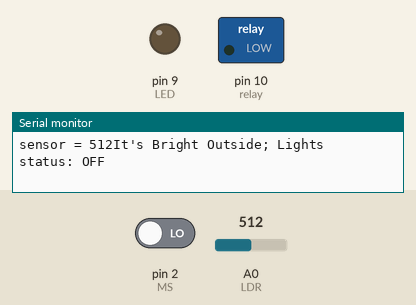
This sketch was run on a simulated Arduino Uno, built with avr-gcc and run on an emulated ATmega328P. Parts: switched loads named in the sketch (green lamp = pin HIGH), output pins drawn as LEDs (lit = HIGH), the last lines printed to the serial monitor. The inputs (shaded band) are chosen by the test bench; at power-on: A0 (LDR) = 512, pin 2 (MS) LOW.

Above: at 1.2 s.
1.3 s: A0 (LDR) set to 593
4.3 s: A0 (LDR) set to 616
At 5.1 s:
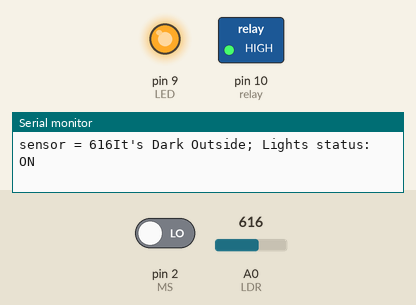
Timing chart, 0 to 7.3 s (numbered marks = the images above; inputs shaded):
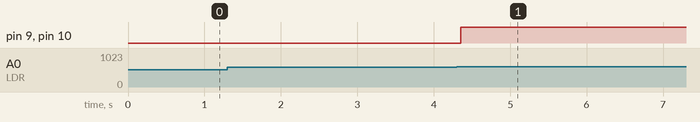

The sketch:

LdrAndMotioSensor.ino
```cpp
#define relay 10
int LED = 9;
int LDR = A0;

//Motion Sensor
int MS = 2;

int motionStateCurrent = LOW;
int motionStatePrevious = LOW;

void setup()
{
Serial.begin(9600);
pinMode(LED, OUTPUT);
pinMode(relay, OUTPUT);
pinMode(LDR, INPUT);
//Motion Sensor
pinMode(MS, INPUT);
}

void loop() {
int LDRValue = analogRead(LDR);
Serial.print("sensor = ");
Serial.print(LDRValue);

//Motion Sensor
motionStatePrevious = motionStateCurrent;
motionStateCurrent = digitalRead(MS);


if (LDRValue <=600)
 {
  digitalWrite(LED, LOW);
  digitalWrite(relay, LOW);
  Serial.println("It's Bright Outside; Lights status: OFF");

   if(motionStatePrevious == LOW && motionStateCurrent == HIGH){
      Serial.println("Motion detected");
      digitalWrite(LED, HIGH);
      digitalWrite(relay, HIGH);
      delay(5000);
      Serial.println("Hi");
      return 0;
 }

  else if(motionStatePrevious == HIGH && motionStateCurrent == LOW){
      Serial.println("Motion STOPPED");
      digitalWrite(LED, LOW);
      digitalWrite(relay, LOW);
    }

 }

 else {
digitalWrite(LED, HIGH);
digitalWrite(relay, HIGH);
Serial.println("It's Dark Outside; Lights status: ON");
}

}
```

Measured:
- the behaviour switches between 600 and 601 on A0 (LDR) (found by bisection; images 0 and 1)
- after the input at 4.3 s, pin 9 (LED), pin 10 (relay): LOW → HIGH after 0.05 s
